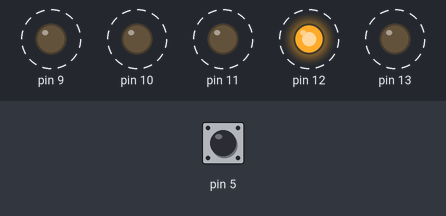
The sketch below on a simulated Arduino Uno, built with avr-gcc and run on an emulated ATmega328P. Parts: output pins drawn as LEDs (lit = HIGH). Dashed ring = blinking. Inputs (shaded band) come from the test bench; at power-on: pin 5 HIGH.

Above: at 1.85 s.
1.9 s: pin 5 pulled LOW for 3.2 s
At 2.4 s:
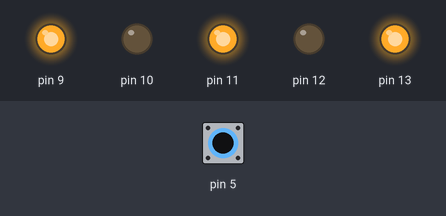
6.6 s: pin 5 pulled LOW for 0.6 s
At 7.9 s:
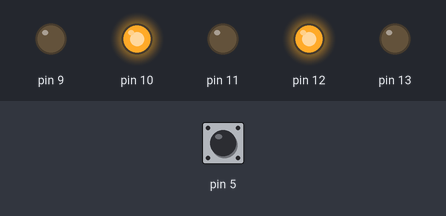
Timing chart, 0 to 16.2 s (numbered marks = the images above; inputs shaded):
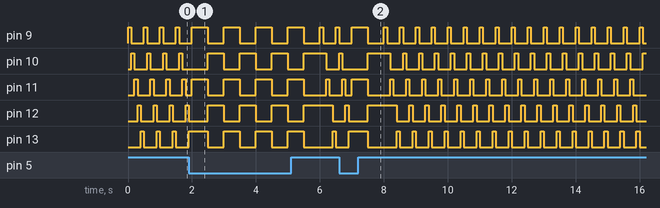

The sketch:

button.ino
```cpp
void setup() {
  Serial.begin(9600);
  pinMode(9,OUTPUT);
  pinMode(10,OUTPUT);
  pinMode(11,OUTPUT);
  pinMode(12,OUTPUT);
  pinMode(13,OUTPUT);

  pinMode(5,INPUT_PULLUP);
}

void loop() {
  int pinVal= digitalRead(5);
  if(pinVal== HIGH){
      digitalWrite(13, LOW);
      digitalWrite(9, HIGH);
      delay(100);
      digitalWrite(9, LOW);
      digitalWrite(10, HIGH);
      delay(100);
      digitalWrite(10, LOW);
      digitalWrite(11, HIGH);
      delay(100);
      digitalWrite(11, LOW);
      digitalWrite(12, HIGH);
      delay(100);
      digitalWrite(12, LOW);
      digitalWrite(13, HIGH);
      delay(100);
    }
    else{
        digitalWrite(9, HIGH);
        digitalWrite(11, HIGH);
        digitalWrite(13, HIGH);
        digitalWrite(10, LOW);
        digitalWrite(12, LOW);
        delay(500);
        digitalWrite(9, LOW);
        digitalWrite(11, LOW);
        digitalWrite(13, LOW);
        digitalWrite(10, HIGH);
        digitalWrite(12, HIGH);
        delay(500);
      }
}
```
